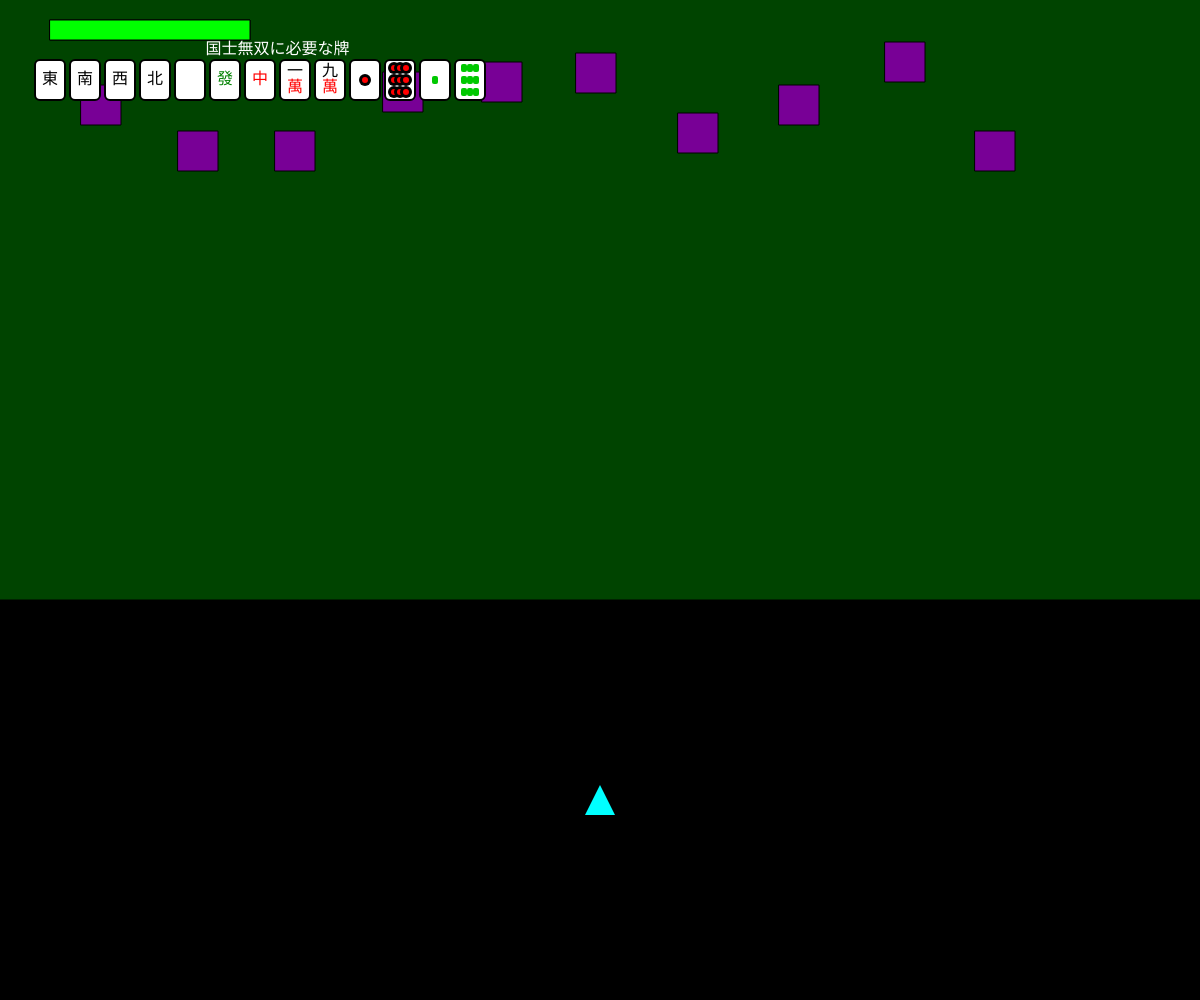
Frame 1 (no input)
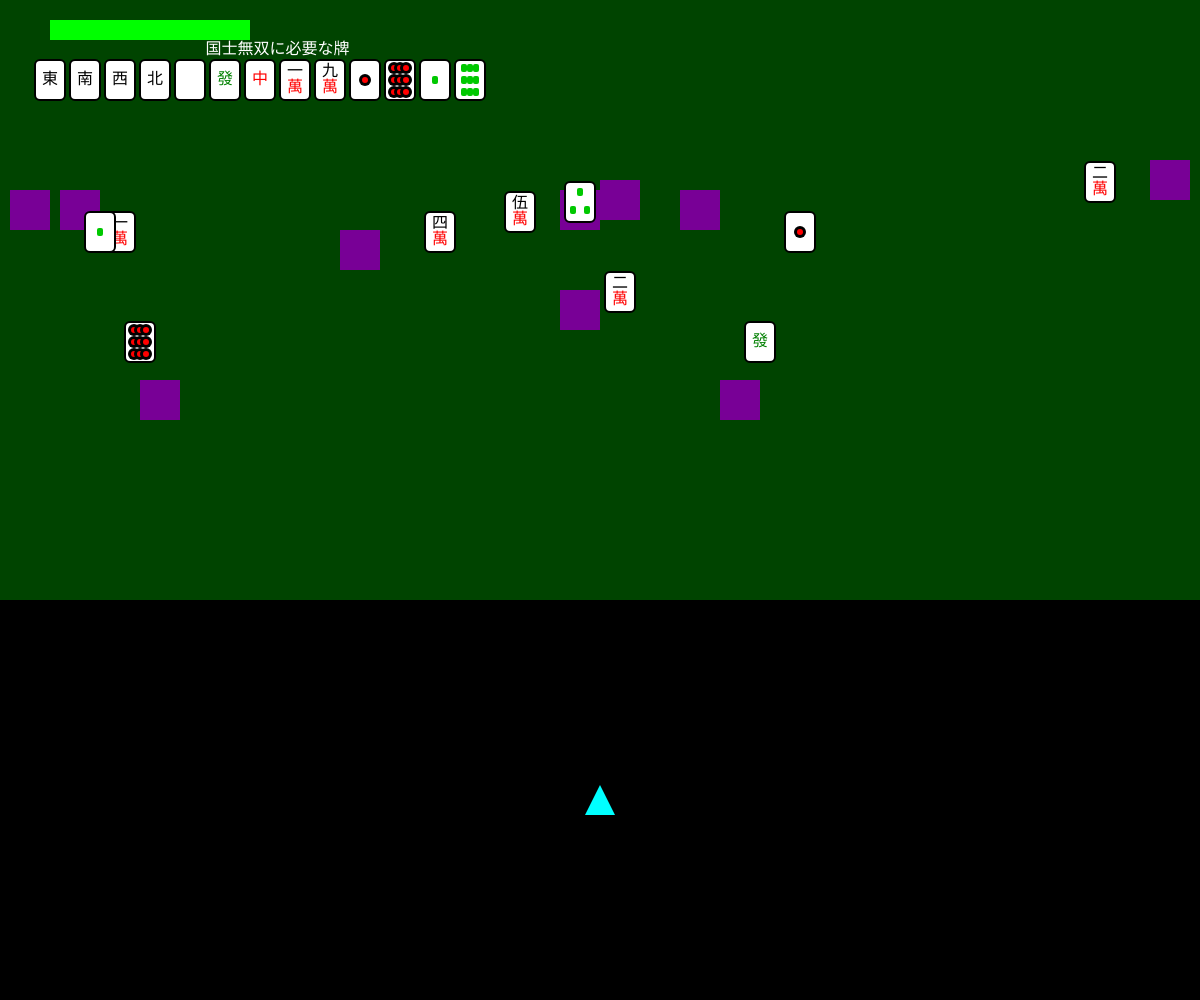
Frame 60 (no input)
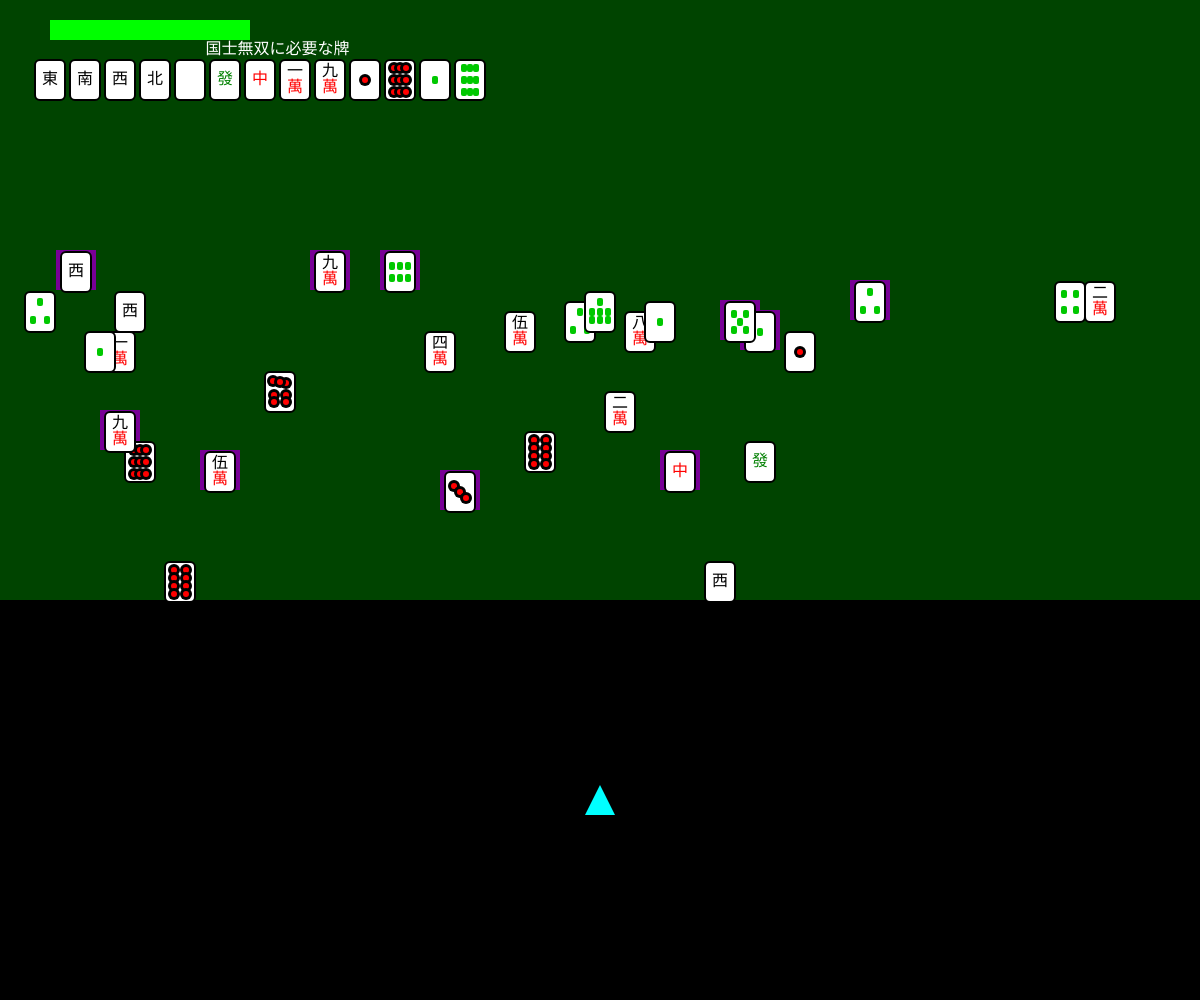
Frame 120 (the mouse pressed at the canvas centre since frame 60)

The p5.js sketch that drew these frames (run headless with seeded random() and noise() and a simulated clock; from frame 60 on, the mouse is pressed at the canvas centre):

// p5.js sketch
// ── sketch.js
// 最終課題を制作しよう
let player; //プレイヤー
let playerBullets = []; //プレイヤー弾
let enemyBullets = []; //敵弾
let enemies = []; //敵
let playerImg; //プレイヤー画像

const playerBulletSpeed = 10; //プレイヤー弾の速さ
const enemyBulletSpeed = 2; //敵弾の速さ

let playerHP = 10; //プレイヤーHP
const maxHP = 10; //最大HP

// 牌の種類
const jiTiles = ["東","南","西","北","白","發","中"]; //字牌
const manTiles = ["1m","9m"]; //萬子
const pinTiles = ["1p","9p"]; //筒子
const souTiles = ["1s","9s"]; //索子

const kanjiNums = ["一","二","三","四","伍","六","七","八","九"]; //漢数字

let handTiles = []; //手牌
const maxHand = 13; //最大手牌

// 国士無双見本牌
const sampleTiles = [...jiTiles, "1m","9m","1p","9p","1s","9s"]; //見本牌(字牌+1,9)
const sampleStartX = 50; //見本牌の表示のスタート位置
const sampleStartY = 80; //見本牌の表示のスタート位置
const spacing = 35; //

function setup() {
  createCanvas(windowWidth, windowHeight); //スクリーンいっぱいに
  player = { x: width/2, y: height*0.8, size: 30, speed: 5 }; //プレイヤーの位置、大きさ、スピード

  textAlign(CENTER, CENTER); //中央寄せ（初）
  textSize(16); //文字サイズ（初）

  // プレイヤー三角形
  playerImg = createGraphics(30,30); //作成するキャンバスの大きさ（30*30）
  playerImg.fill(0,255,255); //水色
  playerImg.noStroke(); //枠線なし
  playerImg.triangle(15,0,0,30,30,30); //三角形の頂点三つの座標

  // 敵10体
  enemies.push({ x:100,y:100,w:40,h:40,shootTimer:0,vx:1,vy:5 }); 
  enemies.push({ x:200,y:150,w:40,h:40,shootTimer:0,vx:-2,vy:1 });
  enemies.push({ x:300,y:150,w:40,h:40,shootTimer:0,vx:-5,vy:1 });
  enemies.push({ x:400,y:90,w:40,h:40,shootTimer:0,vx:3,vy:2 });
  enemies.push({ x:500,y:80,w:40,h:40,shootTimer:0,vx:2,vy:2 });
  enemies.push({ x:600,y:70,w:40,h:40,shootTimer:0,vx:-4,vy:3 });
  enemies.push({ x:700,y:130,w:40,h:40,shootTimer:0,vx:-2,vy:3 });
  enemies.push({ x:800,y:100,w:40,h:40,shootTimer:0,vx:-1,vy:5 });
  enemies.push({ x:900,y:60,w:40,h:40,shootTimer:0,vx:5,vy:2 });
  enemies.push({ x:1000,y:150,w:40,h:40,shootTimer:0,vx:-5,vy:1 });
}
//画面の更新
function windowResized() {
  resizeCanvas(windowWidth, windowHeight);
}

function draw() {
  background(0,68,0);

  // 戦闘場
  rectMode(CORNER);
  fill(0);
  rect(0,height*0.6,width,height*0.4); //左上座標、幅、高さ

  // HPバー
  let barWidth = 200;
  let barHeight = 20;
  let leftX = 50;
  fill(255,0,0);
  rect(leftX,20,barWidth,barHeight); //赤バー
  fill(0,255,0);
  let greenWidth = map(playerHP,0,maxHP,0,barWidth); // 緑バー
  greenWidth = constrain(greenWidth,0,barWidth);
  rect(leftX,20,greenWidth,barHeight);


  // プレイヤー操作
  if(keyIsDown(LEFT_ARROW)) player.x -= player.speed;
  if(keyIsDown(RIGHT_ARROW)) player.x += player.speed;
  if(keyIsDown(UP_ARROW)) player.y -= player.speed;
  if(keyIsDown(DOWN_ARROW)) player.y += player.speed;
  player.x = constrain(player.x,player.size/2,width-player.size/2);
  player.y = constrain(player.y,height*0.6+player.size/2,height-player.size/2);

  // プレイヤー描画
  imageMode(CENTER);
  image(playerImg,player.x,player.y);

 // 敵動き＋弾発射
 for(let e of enemies){
  e.x += e.vx;
  e.y += e.vy;
  if(e.x<e.w/2||e.x>width-e.w/2) e.vx*=-1;
  if(e.y<0||e.y>height*0.6-e.h/2) e.vy*=-1;
  fill(120,0,150);
  rect(e.x-e.w/2,e.y-e.h/2,e.w,e.h);

  e.shootTimer++;
  if(e.shootTimer%40===0){
    // 1〜9を全部作る
   let allMan = [];
   let allPin = [];
   let allSou = [];
   for(let i=1; i<=9; i++){
    allMan.push(i+"m");
    allPin.push(i+"p");
    allSou.push(i+"s");
  }

// 牌プール（字牌 + 1〜9萬子 + 1〜9筒子 + 1〜9索子）
let tiles = [...jiTiles, ...allMan, ...allPin, ...allSou];

let tileName = random(tiles);

    enemyBullets.push({x:e.x,y:e.y,vx:0,vy:enemyBulletSpeed,tile:tileName,hit:false});
  }
 }


  // プレイヤー弾更新
  for(let pb of playerBullets){
    pb.y -= playerBulletSpeed;
    fill(255);
    ellipse(pb.x,pb.y,10);

    for(let eb of enemyBullets){
      if(!eb.hit && dist(pb.x,pb.y,eb.x,eb.y)<25){
        if(handTiles.length < maxHand){
          if(!sampleTiles.includes(eb.tile)){
            gameOver("不要牌を取った GAME OVER");
            return;
          }
          let neededCount = 1; // 全部1枚
          let currentCount = handTiles.filter(t=>t===eb.tile).length;
          if(currentCount >= neededCount){
            gameOver("必要以上の牌を取った GAME OVER");
            return;
          }
          handTiles.push(eb.tile);
        }
        eb.hit = true;
        pb.hit = true;
      }
    }
  }
  playerBullets = playerBullets.filter(b=>!b.hit && b.y>-10);

  // 敵弾描画
  for(let b of enemyBullets){
    if(b.hit) continue;
    b.x += b.vx;
    b.y += b.vy;
    drawTile(b.x,b.y,b.tile);
    if(dist(b.x,b.y,player.x,player.y)<10+player.size/2){
      if(frameCount%5===0) playerHP--;
    }
  }
  enemyBullets = enemyBullets.filter(b=>!b.hit && b.y<height+20);

  // 国士無双見本牌描画
  drawSampleTiles();

  // 手牌描画
  drawHand();

  // 勝利判定
  if(handTiles.length === maxHand){
    if(checkYakuman(handTiles)){
      fill(0,255,255);
      textSize(32);
      text("国士無双完成！", width/2, height/2);
      noLoop();
    }
  }

  // HP0でゲームオーバー
  if(playerHP <= 0){
    gameOver("HP0 GAME OVER");
  }
}

function keyPressed(){
  if(key===" "){
    playerBullets.push({x:player.x,y:player.y-player.size/2,hit:false});
  }
}

// 見本牌描画
function drawSampleTiles(){
  for (let i=0; i<sampleTiles.length; i++){
    drawTile(sampleStartX + i*spacing, sampleStartY, sampleTiles[i]);
  }
  textSize(16);
  fill(255);
  textAlign(CENTER,CENTER);
  text("国士無双に必要な牌", sampleStartX + (sampleTiles.length*spacing)/2, sampleStartY-30);
}

// 手牌描画（見本牌の下に配置）
function drawHand(){
  for (let i=0; i<sampleTiles.length; i++){
    let tile = sampleTiles[i];
    let count = handTiles.filter(t => t===tile).length;
    for (let j=0; j<count; j++){
      let x = sampleStartX + i*spacing;
      let y = sampleStartY + 50 + j*45;
      drawTile(x,y,tile);
    }
  }
}

// 牌描画
function drawTile(x,y,tile){
  const tileHeight = 40;
  const tileWidth = 30;
  fill(255); stroke(0); strokeWeight(2);
  rectMode(CENTER);
  rect(x,y,tileWidth,tileHeight,5);

  noStroke();
  textAlign(CENTER,CENTER);
  textSize(16);
  textFont('serif');

  if(["東","南","西","北"].includes(tile)){
    fill(0); text(tile,x,y);
  } else if(tile==="發"){ fill(0,128,0); text(tile,x,y);
  } else if(tile==="中"){ fill(255,0,0); text(tile,x,y);
  } else if(tile==="白"){ fill(255); text(tile,x,y); }
  else if(tile.endsWith("m")){
    fill(255,0,0);
    let num = parseInt(tile);
    let kanji = kanjiNums[num-1]; // 漢数字
    let manChar = "萬";

    // 漢数字を黒で描く
    fill(0);
    text(kanji, x, y - 8);

    // 萬を赤で描く
    fill(255,0,0);
    text(manChar, x, y + 8);
  }   else if(tile.endsWith("p")){
    let num = parseInt(tile);
    let positions = [];

    if(num===1) positions = [[0,0]];
    else if(num===2) positions = [[0,-6],[0,6]];
    else if(num===3) positions = [[-6,-6],[0,0],[6,6]];
    else if(num===4) positions = [[-6,-8],[-6,8],[6,-8],[6,8]];
    else if(num===5) positions = [[-6,-9],[-6,9],[6,-9],[6,9],[0,0]];
    else if(num===6) positions = [[-6,-10],[-6,3],[-6,10],[6,-10],[6,3],[6,10]];
    else if(num===7) positions = [[-7,-11],[-6,3],[-6,10],[6,-9],[6,3],[6,10],[0,-10]];
    else if(num===8) positions = [[-6,-12],[-6,-4],[-6,4],[-6,12],[6,-12],[6,-4],[6,4],[6,12]];
    else if(num===9) positions = [[-6,-12],[-6,0],[-6,12],[0,-12],[0,0],[0,12],[6,-12],[6,0],[6,12]];

    for(let p of positions){
  let px = x + p[0];
  let py = y + p[1];
  fill(0);   ellipse(px, py, 12); // 黒外枠
  fill(255,0,0); ellipse(px, py, 6); // 赤内側
    }
  }
      else if(tile.endsWith("s")){
    let num = parseInt(tile);
    let positions = [];

    if(num===1) positions = [[0,0]];
    else if(num===2) positions = [[0,-6],[0,6]];
    else if(num===3) positions = [[0,-10], [-7,8], [7,8]];
    else if(num===4) positions = [[-6,-8],[-6,8],[6,-8],[6,8]];
    else if(num===5) positions = [[-6,-8],[-6,8],[6,-8],[6,8],[0,0]];
    else if(num===6) positions = [[-8,-6],[0,-6],[8,-6],[-8,6],[0,6],[8,6]];
    else if(num===7) positions = [[-8,8],[0,8],[8,8],[-8,0],[0,0],[8,0],[0,-10]];
    else if(num===8) positions = [[-8,-12],[-8,-4],[-8,4],[-8,12],[8,-12],[8,-4],[8,4],[8,12]];
    else if(num===9) positions = [[-6,-12],[-6,0],[-6,12],[0,-12],[0,0],[0,12],[6,-12],[6,0],[6,12]];

    for(let p of positions){
      let px = x + p[0];
      let py = y + p[1];
      fill(0,200,0);
      rect(px, py, 6, 8, 2);

    }
  }
}

// 国士無双判定
function checkYakuman(hand){
  for(let t of sampleTiles){
    if(hand.filter(ht => ht===t).length !== 1) return false;
  }
  return true;
}

// ゲームオーバー
function gameOver(msg){
  fill(255,0,0);
  textSize(32);
  text(msg, width/2, height/2);
  noLoop();
} 
